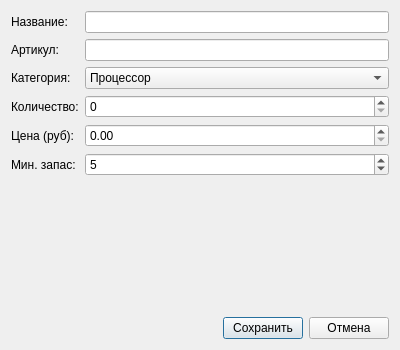
<?xml version="1.0" encoding="UTF-8"?>
<ui version="4.0">
 <class>PartEditDialog</class>
 <widget class="QDialog" name="PartEditDialog">
  <property name="geometry">
   <rect>
    <x>0</x>
    <y>0</y>
    <width>400</width>
    <height>350</height>
   </rect>
  </property>
  <property name="windowTitle">
   <string>Запчасть</string>
  </property>
  <layout class="QVBoxLayout" name="verticalLayout">
   <item>
    <layout class="QFormLayout" name="formLayout">
     <item row="0" column="0">
      <widget class="QLabel" name="label">
       <property name="text">
        <string>Название:</string>
       </property>
      </widget>
     </item>
     <item row="0" column="1">
      <widget class="QLineEdit" name="editPartName"/>
     </item>
     <item row="1" column="0">
      <widget class="QLabel" name="label_2">
       <property name="text">
        <string>Артикул:</string>
       </property>
      </widget>
     </item>
     <item row="1" column="1">
      <widget class="QLineEdit" name="editPartNumber"/>
     </item>
     <item row="2" column="0">
      <widget class="QLabel" name="label_3">
       <property name="text">
        <string>Категория:</string>
       </property>
      </widget>
     </item>
     <item row="2" column="1">
      <widget class="QComboBox" name="comboCategory">
       <item>
        <property name="text">
         <string>Процессор</string>
        </property>
       </item>
       <item>
        <property name="text">
         <string>Оперативная память</string>
        </property>
       </item>
       <item>
        <property name="text">
         <string>Жесткий диск</string>
        </property>
       </item>
       <item>
        <property name="text">
         <string>SSD</string>
        </property>
       </item>
       <item>
        <property name="text">
         <string>Материнская плата</string>
        </property>
       </item>
       <item>
        <property name="text">
         <string>Видеокарта</string>
        </property>
       </item>
       <item>
        <property name="text">
         <string>Блок питания</string>
        </property>
       </item>
       <item>
        <property name="text">
         <string>Корпус</string>
        </property>
       </item>
       <item>
        <property name="text">
         <string>Охлаждение</string>
        </property>
       </item>
       <item>
        <property name="text">
         <string>Кабель</string>
        </property>
       </item>
       <item>
        <property name="text">
         <string>Аксессуар</string>
        </property>
       </item>
       <item>
        <property name="text">
         <string>Другое</string>
        </property>
       </item>
      </widget>
     </item>
     <item row="3" column="0">
      <widget class="QLabel" name="label_4">
       <property name="text">
        <string>Количество:</string>
       </property>
      </widget>
     </item>
     <item row="3" column="1">
      <widget class="QSpinBox" name="spinQuantity">
       <property name="minimum">
        <number>0</number>
       </property>
       <property name="maximum">
        <number>9999</number>
       </property>
      </widget>
     </item>
     <item row="4" column="0">
      <widget class="QLabel" name="label_5">
       <property name="text">
        <string>Цена (руб):</string>
       </property>
      </widget>
     </item>
     <item row="4" column="1">
      <widget class="QDoubleSpinBox" name="spinPrice">
       <property name="minimum">
        <double>0.000000000000000</double>
       </property>
       <property name="maximum">
        <double>1000000.000000000000000</double>
       </property>
       <property name="decimals">
        <number>2</number>
       </property>
      </widget>
     </item>
     <item row="5" column="0">
      <widget class="QLabel" name="label_6">
       <property name="text">
        <string>Мин. запас:</string>
       </property>
      </widget>
     </item>
     <item row="5" column="1">
      <widget class="QSpinBox" name="spinMinQuantity">
       <property name="minimum">
        <number>1</number>
       </property>
       <property name="maximum">
        <number>100</number>
       </property>
       <property name="value">
        <number>5</number>
       </property>
      </widget>
     </item>
    </layout>
   </item>
   <item>
    <layout class="QHBoxLayout" name="horizontalLayout">
     <item>
      <spacer name="horizontalSpacer">
       <property name="orientation">
        <enum>Qt::Horizontal</enum>
       </property>
       <property name="sizeHint" stdset="0">
        <size>
         <width>40</width>
         <height>20</height>
        </size>
       </property>
      </spacer>
     </item>
     <item>
      <widget class="QPushButton" name="btnSave">
       <property name="text">
        <string>Сохранить</string>
       </property>
      </widget>
     </item>
     <item>
      <widget class="QPushButton" name="btnCancel">
       <property name="text">
        <string>Отмена</string>
       </property>
      </widget>
     </item>
    </layout>
   </item>
  </layout>
 </widget>
 <resources/>
 <connections/>
</ui>
